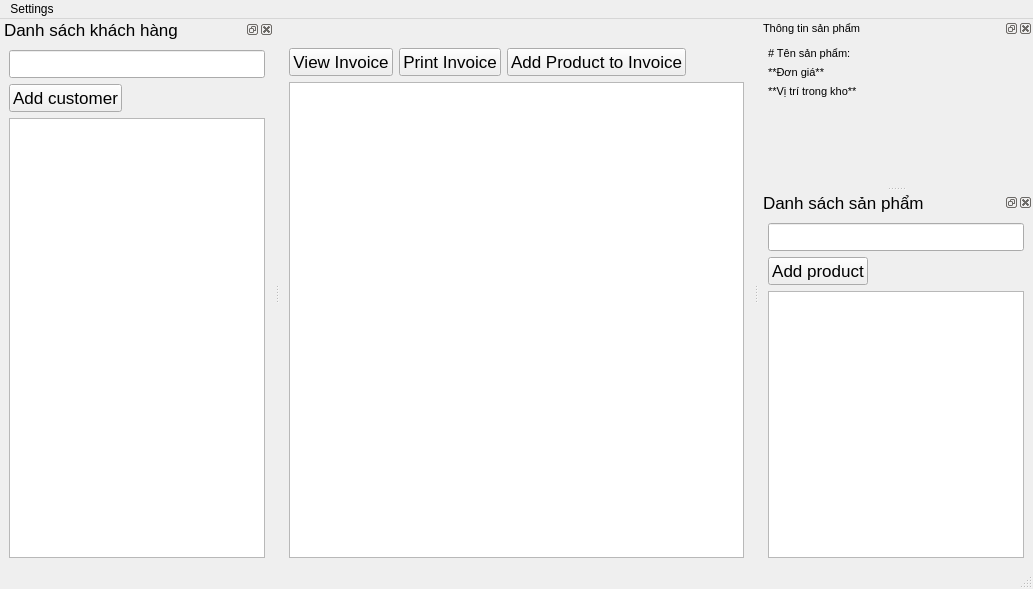
<?xml version="1.0" encoding="UTF-8"?>
<ui version="4.0">
 <class>MainWindow</class>
 <widget class="QMainWindow" name="MainWindow">
  <property name="geometry">
   <rect>
    <x>0</x>
    <y>0</y>
    <width>1033</width>
    <height>589</height>
   </rect>
  </property>
  <property name="windowTitle">
   <string>MainWindow</string>
  </property>
  <widget class="QWidget" name="centralwidget">
   <layout class="QGridLayout" name="gridLayout">
    <item row="1" column="0">
     <widget class="QPushButton" name="invoice_view_pdf">
      <property name="font">
       <font>
        <pointsize>13</pointsize>
       </font>
      </property>
      <property name="text">
       <string>View Invoice</string>
      </property>
     </widget>
    </item>
    <item row="1" column="1">
     <widget class="QPushButton" name="print_invoice">
      <property name="font">
       <font>
        <pointsize>13</pointsize>
       </font>
      </property>
      <property name="text">
       <string>Print Invoice</string>
      </property>
     </widget>
    </item>
    <item row="1" column="2">
     <widget class="QPushButton" name="add_p2invoice">
      <property name="font">
       <font>
        <pointsize>13</pointsize>
       </font>
      </property>
      <property name="text">
       <string>Add Product to Invoice</string>
      </property>
     </widget>
    </item>
    <item row="1" column="3">
     <spacer name="horizontalSpacer_2">
      <property name="orientation">
       <enum>Qt::Horizontal</enum>
      </property>
      <property name="sizeHint" stdset="0">
       <size>
        <width>40</width>
        <height>20</height>
       </size>
      </property>
     </spacer>
    </item>
    <item row="0" column="0" colspan="4">
     <widget class="QLabel" name="invoice_name">
      <property name="text">
       <string/>
      </property>
      <property name="textFormat">
       <enum>Qt::MarkdownText</enum>
      </property>
     </widget>
    </item>
    <item row="2" column="0" colspan="4">
     <widget class="QTableWidget" name="invoice_table"/>
    </item>
   </layout>
  </widget>
  <widget class="QMenuBar" name="menubar">
   <property name="geometry">
    <rect>
     <x>0</x>
     <y>0</y>
     <width>1033</width>
     <height>21</height>
    </rect>
   </property>
   <widget class="QMenu" name="menuSettings">
    <property name="title">
     <string>Settings</string>
    </property>
    <addaction name="actionTax_Setting"/>
   </widget>
   <addaction name="menuSettings"/>
  </widget>
  <widget class="QStatusBar" name="statusbar"/>
  <widget class="QDockWidget" name="dockWidget">
   <property name="font">
    <font>
     <pointsize>13</pointsize>
     <weight>50</weight>
     <italic>false</italic>
     <bold>false</bold>
     <underline>false</underline>
     <strikeout>false</strikeout>
     <kerning>false</kerning>
    </font>
   </property>
   <property name="acceptDrops">
    <bool>true</bool>
   </property>
   <property name="windowTitle">
    <string>Danh sách khách hàng</string>
   </property>
   <attribute name="dockWidgetArea">
    <number>1</number>
   </attribute>
   <widget class="QWidget" name="dockWidgetContents">
    <layout class="QFormLayout" name="formLayout">
     <item row="2" column="0" colspan="2">
      <widget class="QListWidget" name="cus_list"/>
     </item>
     <item row="0" column="0" colspan="2">
      <widget class="QLineEdit" name="cus_search_bar"/>
     </item>
     <item row="1" column="0">
      <widget class="QPushButton" name="add_cus">
       <property name="font">
        <font>
         <pointsize>13</pointsize>
         <weight>50</weight>
         <italic>false</italic>
         <bold>false</bold>
         <underline>false</underline>
         <strikeout>false</strikeout>
         <kerning>false</kerning>
        </font>
       </property>
       <property name="text">
        <string>Add customer</string>
       </property>
      </widget>
     </item>
    </layout>
   </widget>
  </widget>
  <widget class="QDockWidget" name="dockWidget_2">
   <property name="font">
    <font>
     <pointsize>8</pointsize>
    </font>
   </property>
   <property name="windowTitle">
    <string>Thông tin sản phẩm</string>
   </property>
   <attribute name="dockWidgetArea">
    <number>2</number>
   </attribute>
   <widget class="QWidget" name="dockWidgetContents_2">
    <layout class="QFormLayout" name="formLayout_3">
     <item row="0" column="0">
      <widget class="QLabel" name="label">
       <property name="frameShadow">
        <enum>QFrame::Plain</enum>
       </property>
       <property name="text">
        <string># Tên sản phẩm:</string>
       </property>
       <property name="textFormat">
        <enum>Qt::MarkdownText</enum>
       </property>
      </widget>
     </item>
     <item row="1" column="0">
      <widget class="QLabel" name="label_2">
       <property name="text">
        <string>**Đơn giá**</string>
       </property>
       <property name="textFormat">
        <enum>Qt::MarkdownText</enum>
       </property>
      </widget>
     </item>
     <item row="2" column="0">
      <widget class="QLabel" name="label_3">
       <property name="text">
        <string>**Vị trí trong kho**</string>
       </property>
       <property name="textFormat">
        <enum>Qt::MarkdownText</enum>
       </property>
      </widget>
     </item>
     <item row="3" column="0">
      <spacer name="verticalSpacer">
       <property name="orientation">
        <enum>Qt::Vertical</enum>
       </property>
       <property name="sizeHint" stdset="0">
        <size>
         <width>20</width>
         <height>40</height>
        </size>
       </property>
      </spacer>
     </item>
     <item row="0" column="1">
      <widget class="QLabel" name="p_name">
       <property name="text">
        <string/>
       </property>
       <property name="textFormat">
        <enum>Qt::MarkdownText</enum>
       </property>
      </widget>
     </item>
     <item row="1" column="1">
      <widget class="QLabel" name="p_unit_price">
       <property name="text">
        <string/>
       </property>
       <property name="textFormat">
        <enum>Qt::MarkdownText</enum>
       </property>
      </widget>
     </item>
     <item row="2" column="1">
      <widget class="QLabel" name="p_location">
       <property name="text">
        <string/>
       </property>
       <property name="textFormat">
        <enum>Qt::MarkdownText</enum>
       </property>
      </widget>
     </item>
    </layout>
   </widget>
  </widget>
  <widget class="QDockWidget" name="dockWidget_4">
   <property name="font">
    <font>
     <pointsize>13</pointsize>
     <weight>50</weight>
     <bold>false</bold>
    </font>
   </property>
   <property name="autoFillBackground">
    <bool>false</bool>
   </property>
   <property name="windowTitle">
    <string>Danh sách sản phẩm</string>
   </property>
   <attribute name="dockWidgetArea">
    <number>2</number>
   </attribute>
   <widget class="QWidget" name="dockWidgetContents_4">
    <layout class="QFormLayout" name="formLayout_2">
     <item row="2" column="0" colspan="2">
      <widget class="QListWidget" name="p_list"/>
     </item>
     <item row="1" column="0">
      <widget class="QPushButton" name="add_p">
       <property name="text">
        <string>Add product</string>
       </property>
      </widget>
     </item>
     <item row="0" column="0" colspan="2">
      <widget class="QLineEdit" name="p_search_bar"/>
     </item>
    </layout>
   </widget>
  </widget>
  <action name="actionTax_Setting">
   <property name="text">
    <string>Tax Setting</string>
   </property>
  </action>
 </widget>
 <tabstops>
  <tabstop>cus_search_bar</tabstop>
  <tabstop>cus_list</tabstop>
  <tabstop>p_search_bar</tabstop>
  <tabstop>p_list</tabstop>
  <tabstop>add_cus</tabstop>
  <tabstop>add_p</tabstop>
  <tabstop>add_p2invoice</tabstop>
  <tabstop>invoice_table</tabstop>
  <tabstop>invoice_view_pdf</tabstop>
  <tabstop>print_invoice</tabstop>
 </tabstops>
 <resources/>
 <connections/>
</ui>
